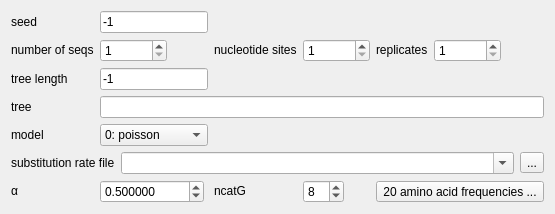
                  <widget class="QWidget" name="tab_3">
                   <attribute name="title">
                    <string>Amino acid</string>
                   </attribute>
                   <layout class="QGridLayout" name="gridLayout_35">
                    <item row="0" column="0">
                     <layout class="QGridLayout" name="gridLayout_32">
                      <item row="0" column="0">
                       <widget class="QLabel" name="label_124">
                        <property name="sizePolicy">
                         <sizepolicy hsizetype="Fixed" vsizetype="Fixed">
                          <horstretch>0</horstretch>
                          <verstretch>0</verstretch>
                         </sizepolicy>
                        </property>
                        <property name="text">
                         <string>seed</string>
                        </property>
                       </widget>
                      </item>
                      <item row="0" column="1">
                       <widget class="QLineEdit" name="lineEdit_24">
                        <property name="sizePolicy">
                         <sizepolicy hsizetype="Fixed" vsizetype="Fixed">
                          <horstretch>0</horstretch>
                          <verstretch>0</verstretch>
                         </sizepolicy>
                        </property>
                        <property name="text">
                         <string>-1</string>
                        </property>
                        <property name="dragEnabled">
                         <bool>true</bool>
                        </property>
                       </widget>
                      </item>
                      <item row="0" column="2" colspan="5">
                       <spacer name="horizontalSpacer_27">
                        <property name="orientation">
                         <enum>Qt::Horizontal</enum>
                        </property>
                        <property name="sizeHint" stdset="0">
                         <size>
                          <width>0</width>
                          <height>20</height>
                         </size>
                        </property>
                       </spacer>
                      </item>
                      <item row="1" column="0">
                       <widget class="QLabel" name="label_130">
                        <property name="sizePolicy">
                         <sizepolicy hsizetype="Fixed" vsizetype="Fixed">
                          <horstretch>0</horstretch>
                          <verstretch>0</verstretch>
                         </sizepolicy>
                        </property>
                        <property name="text">
                         <string>number of seqs</string>
                        </property>
                       </widget>
                      </item>
                      <item row="1" column="1">
                       <widget class="QSpinBox" name="spinBox_24">
                        <property name="sizePolicy">
                         <sizepolicy hsizetype="Fixed" vsizetype="Fixed">
                          <horstretch>0</horstretch>
                          <verstretch>0</verstretch>
                         </sizepolicy>
                        </property>
                        <property name="minimum">
                         <number>1</number>
                        </property>
                        <property name="maximum">
                         <number>99999999</number>
                        </property>
                        <property name="value">
                         <number>1</number>
                        </property>
                       </widget>
                      </item>
                      <item row="1" column="2">
                       <widget class="QLabel" name="label_103">
                        <property name="sizePolicy">
                         <sizepolicy hsizetype="Fixed" vsizetype="Fixed">
                          <horstretch>0</horstretch>
                          <verstretch>0</verstretch>
                         </sizepolicy>
                        </property>
                        <property name="text">
                         <string>nucleotide sites</string>
                        </property>
                       </widget>
                      </item>
                      <item row="1" column="3">
                       <widget class="QSpinBox" name="spinBox_25">
                        <property name="sizePolicy">
                         <sizepolicy hsizetype="Fixed" vsizetype="Fixed">
                          <horstretch>0</horstretch>
                          <verstretch>0</verstretch>
                         </sizepolicy>
                        </property>
                        <property name="minimum">
                         <number>1</number>
                        </property>
                        <property name="maximum">
                         <number>99999999</number>
                        </property>
                        <property name="value">
                         <number>1</number>
                        </property>
                       </widget>
                      </item>
                      <item row="1" column="4">
                       <widget class="QLabel" name="label_102">
                        <property name="sizePolicy">
                         <sizepolicy hsizetype="Fixed" vsizetype="Fixed">
                          <horstretch>0</horstretch>
                          <verstretch>0</verstretch>
                         </sizepolicy>
                        </property>
                        <property name="text">
                         <string>replicates</string>
                        </property>
                       </widget>
                      </item>
                      <item row="1" column="5">
                       <widget class="QSpinBox" name="spinBox_23">
                        <property name="sizePolicy">
                         <sizepolicy hsizetype="Fixed" vsizetype="Fixed">
                          <horstretch>0</horstretch>
                          <verstretch>0</verstretch>
                         </sizepolicy>
                        </property>
                        <property name="minimum">
                         <number>1</number>
                        </property>
                        <property name="maximum">
                         <number>99999999</number>
                        </property>
                        <property name="value">
                         <number>1</number>
                        </property>
                       </widget>
                      </item>
                      <item row="1" column="6">
                       <spacer name="horizontalSpacer_28">
                        <property name="orientation">
                         <enum>Qt::Horizontal</enum>
                        </property>
                        <property name="sizeHint" stdset="0">
                         <size>
                          <width>0</width>
                          <height>20</height>
                         </size>
                        </property>
                       </spacer>
                      </item>
                      <item row="2" column="0">
                       <widget class="QLabel" name="label_129">
                        <property name="sizePolicy">
                         <sizepolicy hsizetype="Fixed" vsizetype="Fixed">
                          <horstretch>0</horstretch>
                          <verstretch>0</verstretch>
                         </sizepolicy>
                        </property>
                        <property name="text">
                         <string>tree length</string>
                        </property>
                       </widget>
                      </item>
                      <item row="2" column="1">
                       <widget class="QLineEdit" name="lineEdit_28">
                        <property name="sizePolicy">
                         <sizepolicy hsizetype="Fixed" vsizetype="Fixed">
                          <horstretch>0</horstretch>
                          <verstretch>0</verstretch>
                         </sizepolicy>
                        </property>
                        <property name="text">
                         <string>-1</string>
                        </property>
                        <property name="dragEnabled">
                         <bool>true</bool>
                        </property>
                       </widget>
                      </item>
                      <item row="2" column="2" colspan="5">
                       <spacer name="horizontalSpacer_29">
                        <property name="orientation">
                         <enum>Qt::Horizontal</enum>
                        </property>
                        <property name="sizeHint" stdset="0">
                         <size>
                          <width>0</width>
                          <height>20</height>
                         </size>
                        </property>
                       </spacer>
                      </item>
                      <item row="3" column="0">
                       <widget class="QLabel" name="label_125">
                        <property name="sizePolicy">
                         <sizepolicy hsizetype="Fixed" vsizetype="Fixed">
                          <horstretch>0</horstretch>
                          <verstretch>0</verstretch>
                         </sizepolicy>
                        </property>
                        <property name="text">
                         <string>tree</string>
                        </property>
                       </widget>
                      </item>
                      <item row="3" column="1" colspan="6">
                       <widget class="QLineEdit" name="lineEdit_29">
                        <property name="text">
                         <string/>
                        </property>
                        <property name="dragEnabled">
                         <bool>true</bool>
                        </property>
                       </widget>
                      </item>
                      <item row="4" column="0">
                       <widget class="QLabel" name="label_143">
                        <property name="sizePolicy">
                         <sizepolicy hsizetype="Fixed" vsizetype="Fixed">
                          <horstretch>0</horstretch>
                          <verstretch>0</verstretch>
                         </sizepolicy>
                        </property>
                        <property name="text">
                         <string>model</string>
                        </property>
                       </widget>
                      </item>
                      <item row="4" column="1">
                       <widget class="QComboBox" name="comboBox_12">
                        <property name="sizePolicy">
                         <sizepolicy hsizetype="Fixed" vsizetype="Fixed">
                          <horstretch>0</horstretch>
                          <verstretch>0</verstretch>
                         </sizepolicy>
                        </property>
                        <item>
                         <property name="text">
                          <string>0: poisson</string>
                         </property>
                        </item>
                        <item>
                         <property name="text">
                          <string>1: proportional</string>
                         </property>
                        </item>
                        <item>
                         <property name="text">
                          <string>2: empirical</string>
                         </property>
                        </item>
                        <item>
                         <property name="text">
                          <string>3: empirical_F</string>
                         </property>
                        </item>
                       </widget>
                      </item>
                      <item row="4" column="2" colspan="5">
                       <spacer name="horizontalSpacer_30">
                        <property name="orientation">
                         <enum>Qt::Horizontal</enum>
                        </property>
                        <property name="sizeHint" stdset="0">
                         <size>
                          <width>0</width>
                          <height>20</height>
                         </size>
                        </property>
                       </spacer>
                      </item>
                      <item row="5" column="0" colspan="7">
                       <layout class="QHBoxLayout" name="horizontalLayout_9">
                        <item>
                         <widget class="QLabel" name="label_75">
                          <property name="sizePolicy">
                           <sizepolicy hsizetype="Fixed" vsizetype="Fixed">
                            <horstretch>0</horstretch>
                            <verstretch>0</verstretch>
                           </sizepolicy>
                          </property>
                          <property name="text">
                           <string>substitution rate file</string>
                          </property>
                         </widget>
                        </item>
                        <item>
                         <widget class="QComboBox" name="comboBox_11">
                          <property name="sizePolicy">
                           <sizepolicy hsizetype="Expanding" vsizetype="Fixed">
                            <horstretch>0</horstretch>
                            <verstretch>0</verstretch>
                           </sizepolicy>
                          </property>
                          <property name="editable">
                           <bool>true</bool>
                          </property>
                         </widget>
                        </item>
                        <item>
                         <widget class="QToolButton" name="toolButton_8">
                          <property name="text">
                           <string>...</string>
                          </property>
                         </widget>
                        </item>
                       </layout>
                      </item>
                      <item row="6" column="0">
                       <widget class="QLabel" name="label_137">
                        <property name="sizePolicy">
                         <sizepolicy hsizetype="Fixed" vsizetype="Fixed">
                          <horstretch>0</horstretch>
                          <verstretch>0</verstretch>
                         </sizepolicy>
                        </property>
                        <property name="text">
                         <string>α</string>
                        </property>
                       </widget>
                      </item>
                      <item row="6" column="1">
                       <widget class="QDoubleSpinBox" name="doubleSpinBox_37">
                        <property name="sizePolicy">
                         <sizepolicy hsizetype="Fixed" vsizetype="Fixed">
                          <horstretch>0</horstretch>
                          <verstretch>0</verstretch>
                         </sizepolicy>
                        </property>
                        <property name="decimals">
                         <number>6</number>
                        </property>
                        <property name="maximum">
                         <double>99999.999999000006937</double>
                        </property>
                        <property name="value">
                         <double>0.500000000000000</double>
                        </property>
                       </widget>
                      </item>
                      <item row="6" column="2">
                       <widget class="QLabel" name="label_136">
                        <property name="sizePolicy">
                         <sizepolicy hsizetype="Fixed" vsizetype="Fixed">
                          <horstretch>0</horstretch>
                          <verstretch>0</verstretch>
                         </sizepolicy>
                        </property>
                        <property name="text">
                         <string>ncatG</string>
                        </property>
                       </widget>
                      </item>
                      <item row="6" column="3">
                       <widget class="QSpinBox" name="spinBox_30">
                        <property name="sizePolicy">
                         <sizepolicy hsizetype="Fixed" vsizetype="Fixed">
                          <horstretch>0</horstretch>
                          <verstretch>0</verstretch>
                         </sizepolicy>
                        </property>
                        <property name="value">
                         <number>8</number>
                        </property>
                       </widget>
                      </item>
                      <item row="6" column="4" colspan="3">
                       <layout class="QHBoxLayout" name="horizontalLayout_4">
                        <item>
                         <spacer name="horizontalSpacer_31">
                          <property name="orientation">
                           <enum>Qt::Horizontal</enum>
                          </property>
                          <property name="sizeHint" stdset="0">
                           <size>
                            <width>0</width>
                            <height>20</height>
                           </size>
                          </property>
                         </spacer>
                        </item>
                        <item>
                         <widget class="QToolButton" name="toolButton_10">
                          <property name="text">
                           <string>20 amino acid frequencies ...</string>
                          </property>
                         </widget>
                        </item>
                       </layout>
                      </item>
                     </layout>
                    </item>
                   </layout>
                  </widget>
